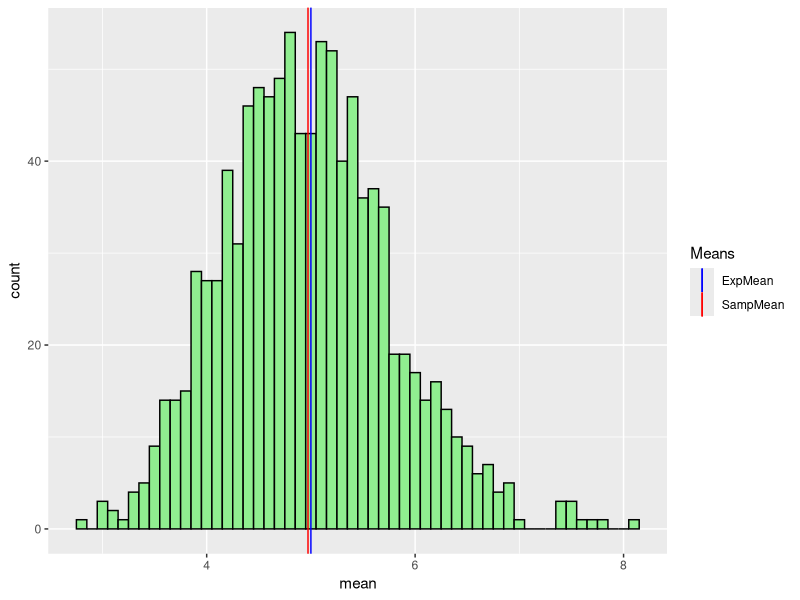
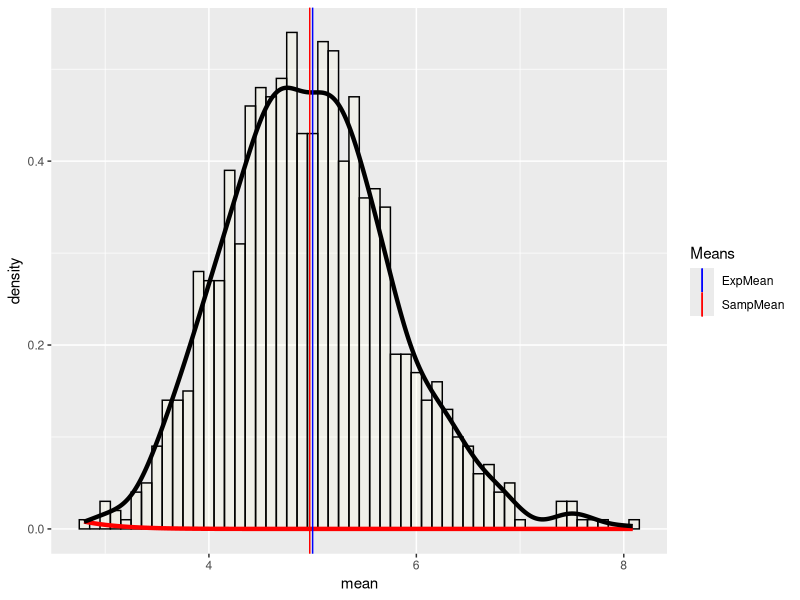

These charts were generated, in order, by the following R code:
## ---- chunk 1
suppressWarnings(suppressMessages(library(knitr)))
## ---- chunk 2
# load neccesary libraries
suppressWarnings(suppressMessages(library(ggplot2)))

## ---- chunk 3
lambda <- .2 # definded setting of lambda
n <- 40  # number of exponentials  
nsims <- 1000 # number of tests
set.seed(1961) # For repeatablility. 
## ---- chunk 4
xdists <- matrix(rexp(n * nsims, lambda), nrow=nsims,ncol=n)
## ---- chunk 5
xdist_mean <- data.frame(mean=apply(xdists, 1, mean))
summary(xdist_mean)
## ---- chunk 6
tm <- 1/lambda
## ---- chunk 7
xdist_mean_mean <- mean(xdist_mean$mean)
## ---- chunk 8

ggplot(xdist_mean, aes(x = mean)) + 
  geom_histogram(binwidth=0.1,fill="light green", colour="black")+
  geom_vline(aes(xintercept = xdist_mean_mean, colour="SampMean"),show_guide=TRUE) +
  geom_vline(aes(xintercept = tm, colour="ExpMean"), show_guide=TRUE)+
  scale_colour_manual(name="Means", values=c(ExpMean="blue",SampMean="red"))+
   scale_linetype_manual(name="Means", values=c(ExpMean="solid",SampMean="solid"), guide=FALSE)
## ---- chunk 9
sd <- 1/lambda/sqrt(n)
## ---- chunk 10
var <- sd^2
## ---- chunk 11
sdx_mean<- sd(xdist_mean$mean)


varx_mean <- var(xdist_mean$mean)

## ---- chunk 12
ggplot(xdist_mean, aes(x = mean)) + 
  geom_histogram(binwidth=0.1, aes(y=..density..), alpha=0.2,fill="light yellow", colour="black")+
  stat_function(fun = dnorm, 
                arg = list(mean = tm , sd = sd), 
                colour = "red", size=1.5) + 
  geom_density(colour="black", size=1.5) +
  geom_vline(aes(xintercept = xdist_mean_mean, colour="SampMean"),show_guide=TRUE) +
  geom_vline(aes(xintercept = tm, colour="ExpMean"), show_guide=TRUE)+
  scale_colour_manual(name="Means", values=c(ExpMean="blue",SampMean="red"))+
  scale_linetype_manual(name="Means", values=c(ExpMean="solid",SampMean="solid"), guide=FALSE)

